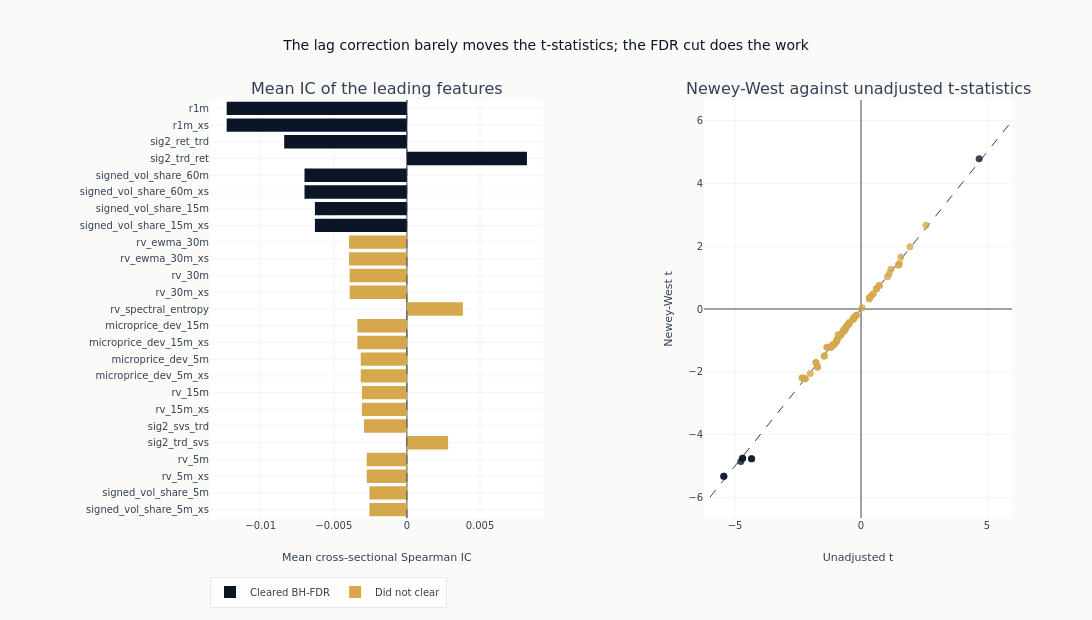

Notebook code cell kept with this figure:
### Markdown cell above
### Ranking, with the Inference Adjustment Visible

The left panel ranks the leading features by absolute mean IC and colours each bar
by whether it cleared the false-discovery adjustment, so individual significance and
the set-wide decision stay separable. The right panel plots the Newey-West
t-statistic against its unadjusted twin for every feature in the searched set: a
point pulled toward zero off the diagonal is a feature whose apparent significance
came from correlation between neighbouring observations of its IC series rather than
from the size of the association.

How close the points sit to the diagonal is the thing to read. Sampling at the label
horizon has already removed most of the overlap the Newey-West correction exists to
undo, so it has little left to do here and the two counts printed above are close;
what thins the candidate set is the false-discovery adjustment, not the lag
correction.

Bars run horizontally. At this many feature names a rotated vertical axis is not
legible.

### Code cell
RANKED_FEATURES = 25
top = eval_summary.head(min(RANKED_FEATURES, len(eval_summary))).reverse()

fig = make_subplots(
    rows=1,
    cols=2,
    column_widths=[0.52, 0.48],
    subplot_titles=[
        "Mean IC of the leading features",
        "Newey-West against unadjusted t-statistics",
    ],
    horizontal_spacing=0.2,
)
for cleared, color, name in (
    (True, COLORS["blue"], "Cleared BH-FDR"),
    (False, COLORS["amber"], "Did not clear"),
):
    arm = top.filter(pl.col("fdr_sig").fill_null(False) == cleared)
    if not len(arm):
        continue
    _ = fig.add_trace(
        go.Bar(
            x=arm["ic_mean"].to_list(),
            y=arm["feature"].to_list(),
            orientation="h",
            marker_color=color,
            name=name,
            legendgroup=name,
        ),
        row=1,
        col=1,
    )
_ = fig.add_vline(
    x=0, line={"color": COLORS["neutral"], "width": 0.8, "dash": "dash"}, row=1, col=1
)

max_t = (
    max(
        float(eval_summary["naive_t"].abs().max() or 1.0),
        float(eval_summary["hac_t"].abs().max() or 1.0),
    )
    * 1.1
)
_ = fig.add_trace(
    go.Scatter(
        x=[-max_t, max_t],
        y=[-max_t, max_t],
        mode="lines",
        line={"dash": "dash", "color": COLORS["neutral"], "width": 1},
        name="No adjustment",
        showlegend=False,
    ),
    row=1,
    col=2,
)
for cleared, color, name in (
    (True, COLORS["blue"], "Cleared BH-FDR"),
    (False, COLORS["amber"], "Did not clear"),
):
    arm = eval_summary.filter(pl.col("fdr_sig").fill_null(False) == cleared)
    if not len(arm):
        continue
    _ = fig.add_trace(
        go.Scatter(
            x=arm["naive_t"].to_list(),
            y=arm["hac_t"].to_list(),
            mode="markers",
            marker={"color": color, "size": 7, "opacity": 0.8},
            text=arm["feature"].to_list(),
            name=name,
            legendgroup=name,
            showlegend=False,
        ),
        row=1,
        col=2,
    )

fig.update_layout(
    title="The lag correction barely moves the t-statistics; the FDR cut does the work",
    height=620,
    width=1150,
    margin={"l": 210},
    legend={"orientation": "h", "y": -0.14},
)
# Two traces split the ranking by outcome, so the y order has to be restated or the
# categories fall in trace order and the ranking the panel exists to show is lost.
fig.update_yaxes(categoryorder="array", categoryarray=top["feature"].to_list(), row=1, col=1)
fig.update_xaxes(title_text="Mean cross-sectional Spearman IC", row=1, col=1)
fig.update_xaxes(title_text="Unadjusted t", row=1, col=2)
fig.update_yaxes(title_text="Newey-West t", row=1, col=2)
show_plotly_with_alt(
    fig,
    "Two panels: each feature's mean cross-sectional information coefficient, and its unadjusted t-statistic against its Newey-West t-statistic, with the points sitting close to the diagonal.",
)

### Figure 1 — Plotly figure (JSON) as saved in the notebook; plotly's stock layout.template omitted (floating-point values rounded to 4 significant figures)
{"data": [{"legendgroup": "Cleared BH-FDR", "marker": {"color": "#0a1628"}, "name": "Cleared BH-FDR", "orientation": "h", "type": "bar", "x": [-0.006292, -0.006292, -0.007004, -0.007004, 0.008213, -0.008393, -0.01233, -0.01233], "xaxis": "x", "y": ["signed_vol_share_15m_xs", "signed_vol_share_15m", "signed_vol_share_60m_xs", "signed_vol_share_60m", "sig2_trd_ret", "sig2_ret_trd", "r1m_xs", "r1m"], "yaxis": "y"}, {"legendgroup": "Did not clear", "marker": {"color": "#D4A84B"}, "name": "Did not clear", "orientation": "h", "type": "bar", "x": [-0.002559, -0.002559, -0.002745, -0.002745, 0.00282, -0.002933, -0.003076, -0.003076, -0.003155, -0.003155, -0.003383, -0.003383, 0.003831, -0.003914, -0.003914, -0.003955, -0.003955], "xaxis": "x", "y": ["signed_vol_share_5m_xs", "signed_vol_share_5m", "rv_5m_xs", "rv_5m", "sig2_trd_svs", "sig2_svs_trd", "rv_15m_xs", "rv_15m", "microprice_dev_5m_xs", "microprice_dev_5m", "microprice_dev_15m_xs", "microprice_dev_15m", "rv_spectral_entropy", "rv_30m_xs", "rv_30m", "rv_ewma_30m_xs", "rv_ewma_30m"], "yaxis": "y"}, {"line": {"color": "#334155", "dash": "dash", "width": 1}, "mode": "lines", "name": "No adjustment", "showlegend": false, "type": "scatter", "x": [-5.99, 5.99], "xaxis": "x2", "y": [-5.99, 5.99], "yaxis": "y2"}, {"legendgroup": "Cleared BH-FDR", "marker": {"color": "#0a1628", "opacity": 0.8, "size": 7}, "mode": "markers", "name": "Cleared BH-FDR", "showlegend": false, "text": ["r1m", "r1m_xs", "sig2_ret_trd", "sig2_trd_ret", "signed_vol_share_60m", "signed_vol_share_60m_xs", "signed_vol_share_15m", "signed_vol_share_15m_xs"], "type": "scatter", "x": [-5.445, -5.445, -4.77, 4.686, -4.699, -4.699, -4.343, -4.343], "xaxis": "x2", "y": [-5.325, -5.325, -4.853, 4.783, -4.749, -4.749, -4.768, -4.768], "yaxis": "y2"}, {"legendgroup": "Did not clear", "marker": {"color": "#D4A84B", "opacity": 0.8, "size": 7}, "mode": "markers", "name": "Did not clear", "showlegend": false, "text": ["rv_ewma_30m", "rv_ewma_30m_xs", "rv_30m", "rv_30m_xs", "rv_spectral_entropy", "microprice_dev_15m", "microprice_dev_15m_xs", "microprice_dev_5m", "microprice_dev_5m_xs", "rv_15m", "rv_15m_xs", "sig2_svs_trd", "sig2_trd_svs", "rv_5m", "rv_5m_xs", "signed_vol_share_5m", "signed_vol_share_5m_xs", "depth_imb", "depth_imb_xs", "trades_per_1k_shares", "trades_per_1k_shares_xs", "sig1_svs", "tick_imb_share", "tick_imb_share_xs", "sig1_ret", "quote_range", "quote_range_xs", "tick_imb_share_15m", "tick_imb_share_15m_xs", "sig2_svs_svs", "har_residual", "rv_spectral_energy", "trade_range", "trade_range_xs", "sig2_ret_ret", "har_rv5_pred", "microprice_dev", "microprice_dev_xs", "kyle_lambda", "kyle_lambda_xs", "finra_share_60m", "finra_share_60m_xs", "rel_spread_15m", "rel_spread_15m_xs", "rv_low_freq_ratio", "signed_vol_share", "signed_vol_share_xs", "trade_to_mid_rel", "trade_to_mid_rel_xs", "rel_spread_60m", "rel_spread_60m_xs", "rel_spread_5m", "rel_spread_5m_xs", "sig1_trd", "rel_spread_close", "rel_spread_close_xs", "tick_imb_share_5m", "tick_imb_share_5m_xs", "vol_spectral_energy", "dollar_vol", "dollar_vol_xs", "sig2_trd_trd", "vol_spectral_entropy", "illiq", "illiq_xs", "vol_low_freq_ratio", "quote_rate", "quote_rate_xs", "cross_locked_share_xs", "sig2_ret_svs", "trade_to_mid_5m_xs", "trade_to_mid_5m", "sig2_svs_ret"], "type": "scatter", "x": [-1.12, -1.12, -1.175, -1.175, 2.578, -2.335, -2.335, -2.216, -2.216, -0.9778, -0.9778, -2.014, 1.942, -1.05, -1.05, -1.726, -1.726, -1.789, -1.789, -1.351, -1.351, 1.579, 1.485, 1.485, 1.119, -0.7877, -0.7877, -1.458, -1.458, 1.525, 1.049, -0.6096, -0.6892, -0.6892, 1.187, -0.6368, -1.259, -1.259, -0.6923, -0.6923, 0.7212, 0.7212, -0.6586, -0.6586, -0.9117, -0.945, -0.945, -0.8396, -0.8396, -0.5709, -0.5709, -0.5189, -0.5189, -0.6864, -0.4636, -0.4636, 0.6117, 0.6117, 0.4925, 0.3365, 0.3365, -0.4765, 0.4207, -0.3166, -0.3166, -0.3097, -0.2768, -0.2768, -0.2749, 0.3295, -0.1869, -0.1868, 0.04309], "xaxis": "x2", "y": [-1.14, -1.14, -1.206, -1.206, 2.669, -2.194, -2.194, -2.223, -2.223, -1.032, -1.032, -2.05, 1.979, -1.111, -1.111, -1.85, -1.85, -1.702, -1.702, -1.219, -1.219, 1.654, 1.404, 1.404, 1.123, -0.7986, -0.7986, -1.497, -1.497, 1.45, 1.029, -0.6113, -0.711, -0.711, 1.267, -0.6577, -1.217, -1.217, -0.7029, -0.7029, 0.7513, 0.7513, -0.6382, -0.6382, -0.8197, -0.9716, -0.9716, -0.8534, -0.8534, -0.549, -0.549, -0.5078, -0.5078, -0.6704, -0.4577, -0.4577, 0.6416, 0.6416, 0.4913, 0.3554, 0.3554, -0.4333, 0.4399, -0.3246, -0.3246, -0.3075, -0.2748, -0.2748, -0.2629, 0.319, -0.1969, -0.1968, 0.04195], "yaxis": "y2"}], "layout": {"annotations": [{"font": {"size": 16}, "showarrow": false, "text": "Mean IC of the leading features", "x": 0.208, "xanchor": "center", "xref": "paper", "y": 1.0, "yanchor": "bottom", "yref": "paper"}, {"font": {"size": 16}, "showarrow": false, "text": "Newey-West against unadjusted t-statistics", "x": 0.808, "xanchor": "center", "xref": "paper", "y": 1.0, "yanchor": "bottom", "yref": "paper"}], "height": 620, "legend": {"orientation": "h", "y": -0.14}, "margin": {"l": 210}, "shapes": [{"line": {"color": "#334155", "dash": "dash", "width": 0.8}, "type": "line", "x0": 0, "x1": 0, "xref": "x", "y0": 0, "y1": 1, "yref": "y domain"}], "title": {"text": "The lag correction barely moves the t-statistics; the FDR cut does the work"}, "width": 1150, "xaxis": {"anchor": "y", "domain": [0.0, 0.416], "title": {"text": "Mean cross-sectional Spearman IC"}}, "xaxis2": {"anchor": "y2", "domain": [0.616, 1.0], "title": {"text": "Unadjusted t"}}, "yaxis": {"anchor": "x", "categoryarray": ["signed_vol_share_5m_xs", "signed_vol_share_5m", "rv_5m_xs", "rv_5m", "sig2_trd_svs", "sig2_svs_trd", "rv_15m_xs", "rv_15m", "microprice_dev_5m_xs", "microprice_dev_5m", "microprice_dev_15m_xs", "microprice_dev_15m", "rv_spectral_entropy", "rv_30m_xs", "rv_30m", "rv_ewma_30m_xs", "rv_ewma_30m", "signed_vol_share_15m_xs", "signed_vol_share_15m", "signed_vol_share_60m_xs", "signed_vol_share_60m", "sig2_trd_ret", "sig2_ret_trd", "r1m_xs", "r1m"], "categoryorder": "array", "domain": [0.0, 1.0]}, "yaxis2": {"anchor": "x2", "domain": [0.0, 1.0], "title": {"text": "Newey-West t"}}}}
